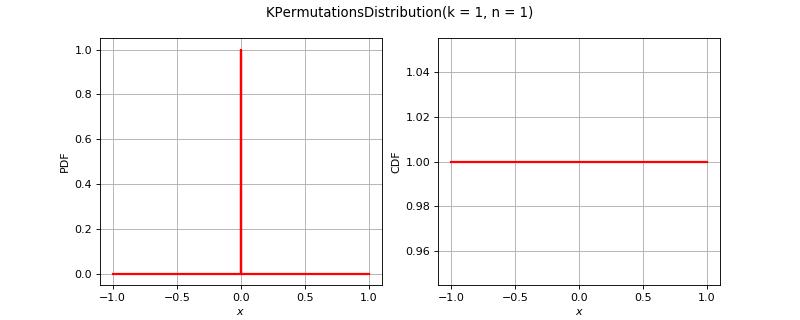

Source code (Python):
import openturns as ot
from matplotlib import pyplot as plt
from openturns.viewer import View
if (ot.KPermutationsDistribution().__class__.__name__=='ComposedDistribution'):
    correlation = ot.CorrelationMatrix(2)
    correlation[1, 0] = 0.25
    aCopula = ot.NormalCopula(correlation)
    marginals = [ot.Normal(1.0, 2.0), ot.Normal(2.0, 3.0)]
    distribution = ot.ComposedDistribution(marginals, aCopula)
elif (ot.KPermutationsDistribution().__class__.__name__=='CumulativeDistributionNetwork'):
    distribution = ot.CumulativeDistributionNetwork([ot.Normal(2),ot.Dirichlet([0.5, 1.0, 1.5])], ot.BipartiteGraph([[0,1], [0,1]]))
else:
    distribution = ot.KPermutationsDistribution()
dimension = distribution.getDimension()
if dimension <= 2:
    if distribution.getDimension() == 1:
        distribution.setDescription(['$x$'])
        pdf_graph = distribution.drawPDF()
        cdf_graph = distribution.drawCDF()
        fig = plt.figure(figsize=(10, 4))
        plt.suptitle(str(distribution))
        pdf_axis = fig.add_subplot(121)
        cdf_axis = fig.add_subplot(122)
        View(pdf_graph, figure=fig, axes=[pdf_axis], add_legend=False)
        View(cdf_graph, figure=fig, axes=[cdf_axis], add_legend=False)
    else:
        distribution.setDescription(['$x_1$', '$x_2$'])
        pdf_graph = distribution.drawPDF()
        fig = plt.figure(figsize=(10, 5))
        plt.suptitle(str(distribution))
        pdf_axis = fig.add_subplot(111)
        View(pdf_graph, figure=fig, axes=[pdf_axis], add_legend=False)
